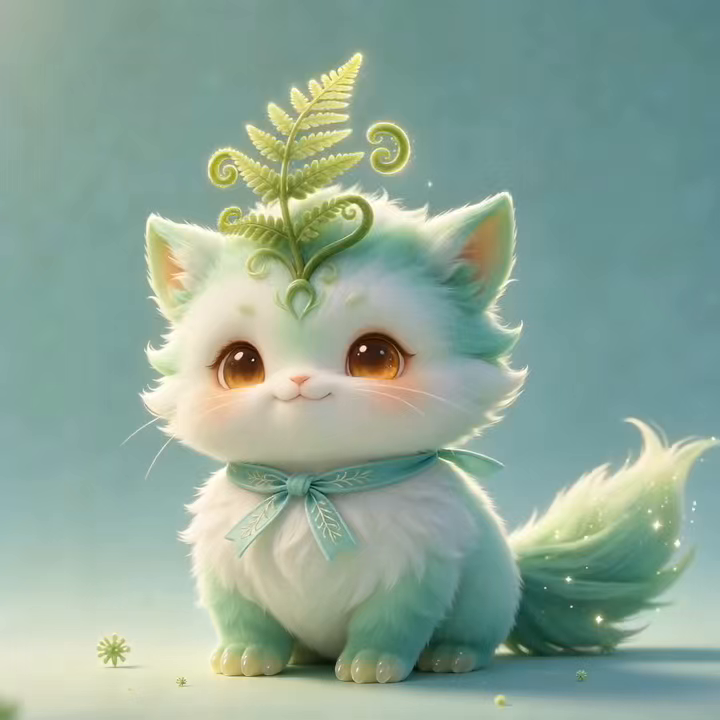
#> input picture reference_frame_00.png, 720 x 720 px
$ python -i video_to_gif.py   (imports and definitions only)   (older library calls are emulated)
#> lines starting #> are read from the running program, lines starting #| are printed output that depends on the picture
# -*- coding: utf-8 -*-
"""
青芽视频→GIF 转换 pipeline v3

输入：VideoGen 输出的 MP4（白底，右下角有视频由 AI 生成 水印）
输出：240×240 微信规格 GIF（白底或透明 + 顶部字幕 + 水印去除）

步骤：
1. imageio 抽帧
2. 自动检测水印（右下角区域扫描 AI 文本亮度规律）
3. 有水印则裁底部区域 + 用 PIL 高仿白底重绘
4. 缩放到 240×240
5. 加字幕层（圆角白底+黑色微软雅黑+绿描边）
6. 抽帧（24fps→降采样到 14 帧）
7. 保存 GIF（≤500KB）

依赖：imageio + imageio-ffmpeg + Pillow
"""
import os
import math
import imageio.v3 as iio
from PIL import Image, ImageDraw, ImageFont, ImageFilter
from typing import List, Tuple, Optional


# ============================================================
# 配置
# ============================================================

EMOJI_SIZE = 240
TARGET_FRAMES = 14            # 循环 GIF 帧数（14 帧 * 100ms ≈ 1.4s）
FRAME_DURATION_MS = 100       # 每帧 ms
WATERMARK_BOTTOM_CROP_PCT = 0.07  # 裁掉底部多少百分比（如水印存在）
WHITE = (255, 255, 255)
FONT_PATH = r"C:/Windows/Fonts/msyh.ttc"

# 中文字体（用于 subtitle 水印位置检测的参考字体）
try:
    FONT_TITLE = ImageFont.truetype(FONT_PATH, 28)
    FONT_WM_DETECT = ImageFont.truetype(FONT_PATH, 12)  # 视频水印大约 12pt
except Exception:
    FONT_TITLE = ImageFont.load_default()
    FONT_WM_DETECT = ImageFont.load_default()


# ============================================================
# 水印检测
# ============================================================

def detect_watermark_bbox(img: Image.Image, search_box=None) -> Optional[Tuple[int, int, int, int]]:
    """
    自动检测右下角水印位置。
    简单实现：扫描右下 1/5 区域，找最深灰区域（认为是水印文字）。
    返回 (x0, y0, x1, y1) bbox 或 None。
    """
    w, h = img.size
    if search_box is None:
        # 只扫描右下 1/5
        x0 = int(w * 0.6)
        y0 = int(h * 0.78)
        crop = img.crop((x0, y0, w, h)).convert("RGB")
    else:
        x0, y0, x1, y1 = search_box
        crop = img.crop(search_box).convert("RGB")
        w, h = (x1 - x0, y1 - y0)
    pw, ph = crop.size
    # 找深色文字像素（亮度 < 150）
    px = crop.load()
    dark_pixels = []
    for y in range(ph):
        for x in range(pw):
            r, g, b = px[x, y]
            if r < 150 and g < 150 and b < 150:
                dark_pixels.append((x, y))
    if len(dark_pixels) < 30:  # 文字像素太少 → 没水印
        return None
    # 取 bbox
    xs = [p[0] for p in dark_pixels]
    ys = [p[1] for p in dark_pixels]
    bx0 = min(xs)
    by0 = min(ys)
    bx1 = max(xs) + 1
    by1 = max(ys) + 1
    # 转回原图坐标系
    return (x0 + bx0, y0 + by0, x0 + bx1, y0 + by1)


def remove_watermark_simple(img: Image.Image, crop_bottom_pct: float = 0.06) -> Image.Image:
    """
    v3 升级：直接裁掉底部 crop_bottom_pct 区域（水印必然在这部分），
    然后用白底重绘边缘。比检测+白方块覆盖更干净。
    """
    w, h = img.size
    crop_h = int(h * crop_bottom_pct)
    if crop_h <= 0:
        return img
    # 裁掉底部
    out = img.crop((0, 0, w, h - crop_h)).copy()
    # 底部填白
    canvas = Image.new("RGB", (w, h), WHITE)
    canvas.paste(out, (0, 0))
    return canvas


# ============================================================
# 字幕层
# ============================================================

def make_caption_layer(text: str, width: int = 240, height: int = 240,
                       font_size: int = 22,
                       anchor: str = "bottom-left",
                       offset_xy: tuple = (10, -10)) -> Image.Image:
    """
    创建 RGBA 字幕层（v3 升级：去掉气泡框，直接文字 + 灵活位置）
    anchor: top-left/top-right/bottom-left/bottom-right/top-center/bottom-center
    """
    layer = Image.new("RGBA", (width, height), (0, 0, 0, 0))
    if not text:
        return layer
    d = ImageDraw.Draw(layer)
    font = ImageFont.truetype(FONT_PATH, font_size)
    try:
        bbox = d.textbbox((0, 0), text, font=font)
        tw, th = bbox[2] - bbox[0], bbox[3] - bbox[1]
        off_x = -bbox[0]
        off_y = -bbox[1]
    except AttributeError:
        tw, th = d.textsize(text, font=font)
        off_x, off_y = 0, 0
    pad = 4
    ox, oy = offset_xy
    if anchor == "top-left":
        x = pad + ox
        y = pad + oy
    elif anchor == "top-right":
        x = width - tw - pad + ox
        y = pad + oy
    elif anchor == "bottom-right":
        x = width - tw - pad + ox
        y = height - th - pad + oy
    elif anchor == "top-center":
        x = (width - tw) // 2 + ox
        y = pad + oy
    else:  # bottom-left default
        x = pad + ox
        y = height - th - pad + oy
    # 浅绿色描边（轻微光晕）
    for dx, dy in [(-1, 0), (1, 0), (0, -1), (0, 1)]:
        d.text((x + dx + off_x, y + dy + off_y), text, font=font, fill=(180, 225, 190, 220))
    # 深绿主色字
    d.text((x + off_x, y + off_y), text, font=font, fill=(30, 70, 45, 255))
    return layer


# ============================================================
# 抽帧 + 水印处理
# ============================================================

def extract_clean_frames(mp4_path: str, target_count: int = TARGET_FRAMES) -> List[Image.Image]:
    """
    从视频抽帧，处理水印，缩放到目标尺寸（再加字幕前）。
    返回 list of PIL RGB images (size = SOURCE_SIZE)。
    """
#> called with mp4_path = '../../reference_frame_00.png', target_count = 14
    frames = list(iio.imiter(mp4_path))
#> frames = 1 item
    n = len(frames)
#> n = 1
    if n == 0:
        return []

    # 均匀抽帧到 target_count
    if n >= target_count:
        indices = [round(i * (n - 1) / (target_count - 1)) for i in range(target_count)]
    else:
        # 视频太短：补帧
        indices = list(range(n))
#> indices = [0]
    pil_frames = []
    for idx in indices:
        arr = frames[idx]
        img = Image.fromarray(arr)
        # 去水印
        img = remove_watermark_simple(img)
        pil_frames.append(img)
#> this loop made 1 pass
#> pass 1, in remove_watermark_simple, `out = img.crop((0, 0, w, h - crop_h)).copy()`:
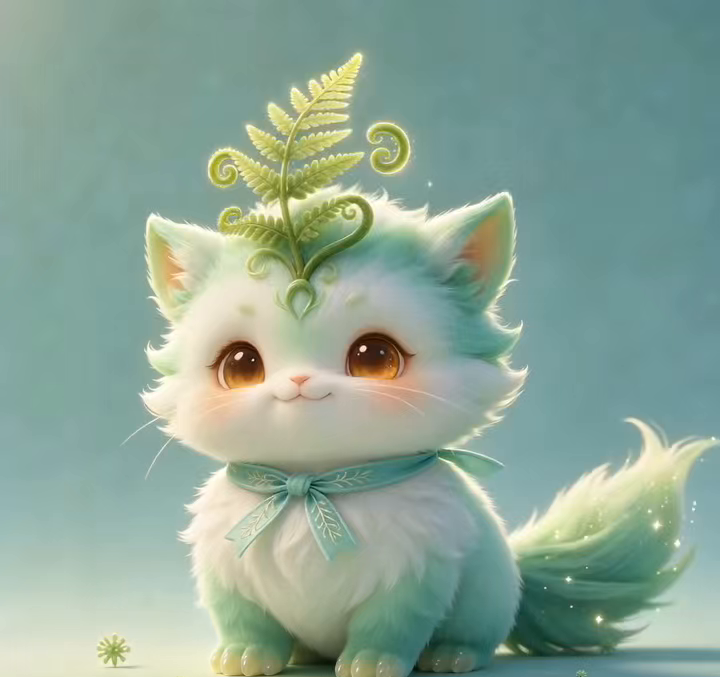
#> out: PIL image 720x677 RGB; mean R, G, B 140.4, 165.4, 150.6
#> pass 1, in extract_clean_frames, `img = remove_watermark_simple(img)`:
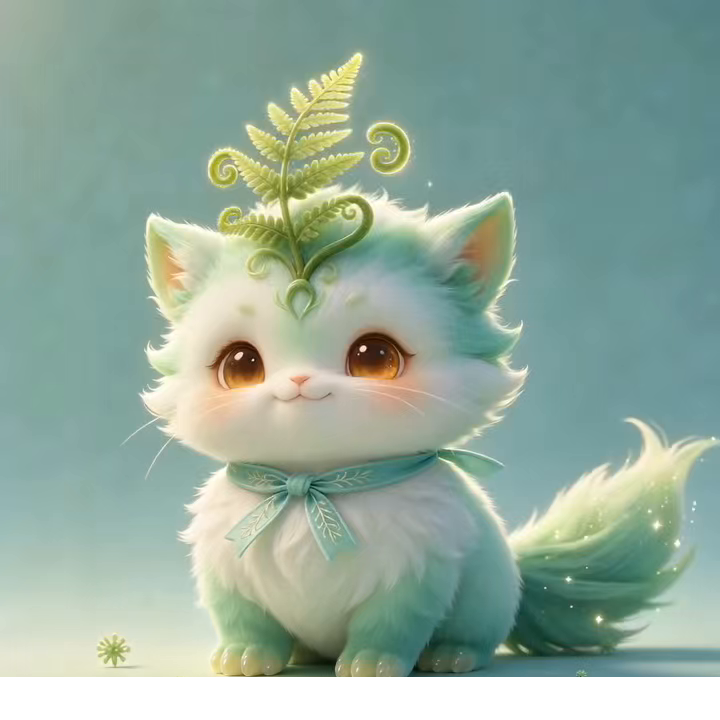
#> img: PIL image 720x720 RGB; mean R, G, B 147.2, 170.7, 156.8
#> arr is the input picture: shape (720, 720, 3); mean R, G, B 142.2, 166.7, 151.8
#> after the loop, pil_frames = 1 item
    return pil_frames


# ============================================================
# GIF 合成
# ============================================================

def make_gif_from_video(
    mp4_path: str,
    out_gif: str,
    caption: str = "",
    size: int = EMOJI_SIZE,
    frames: int = TARGET_FRAMES,
    duration_ms: int = FRAME_DURATION_MS,
    caption_anchor: str = "bottom-left",
    caption_font_size: int = 22,
    transparent_bg: bool = False,
) -> Tuple[str, int]:
    """
    主入口：MP4 → GIF（裁底部去水印+字幕+缩放）
    caption_anchor / caption_font_size 控制字幕位置和字号
    """
    pil_frames = extract_clean_frames(mp4_path, target_count=frames)
#> pil_frames = 1 item
    if not pil_frames:
        return out_gif, 0

    # 字幕层（v3：全画面尺寸、灵活位置，无气泡框）
    cap_layer = make_caption_layer(
        caption, width=size, height=size,
        font_size=caption_font_size,
        anchor=caption_anchor,
    )
#> in make_caption_layer, `layer = Image.new("RGBA", (width, height), (0, 0, 0, 0))`: layer: PIL image 240x240 RGBA; every value is 0

    out_frames = []
    for img in pil_frames:
        small = img.resize((size, size), Image.LANCZOS)
        rgba = small.convert("RGBA")
        if caption:
            rgba.alpha_composite(cap_layer)
        rgb = Image.new("RGB", (size, size), WHITE)
        rgb.paste(rgba, mask=rgba.split()[3])
        out_frames.append(rgb)
#> after the loop, out_frames = 1 item

    out_frames[0].save(
        out_gif,
        save_all=True,
        append_images=out_frames[1:],
        duration=duration_ms,
        loop=0,
        optimize=True,
        disposal=2,
    )
    kb = os.path.getsize(out_gif) // 1024
    return out_gif, kb


# ============================================================
# 测试入口
# ============================================================

# [5 lines not run here, left out]

>>> result = make_gif_from_video('../../reference_frame_00.png', 'out.png')

$ run again, on reference_frame_10.png
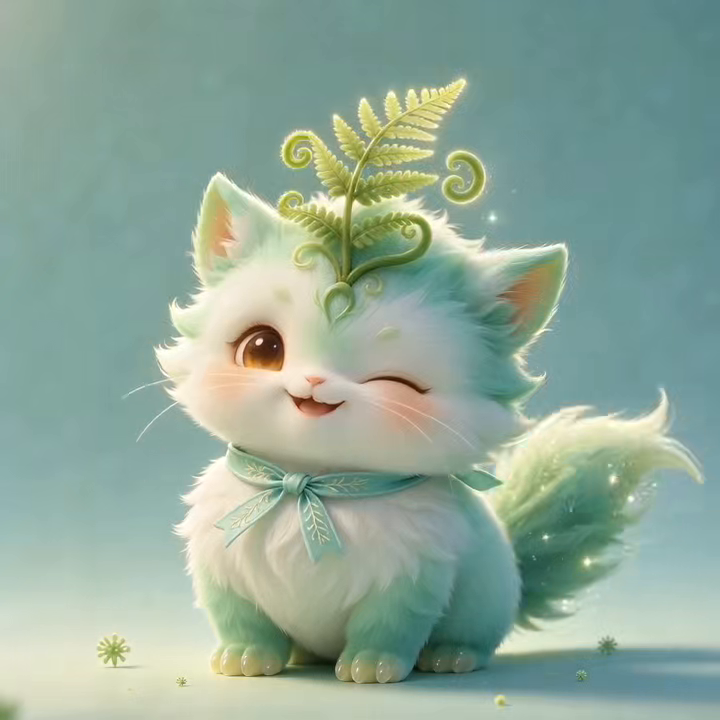
#> input picture reference_frame_10.png, 720 x 720 px
#> frames = 1 item
#> n = 1
#> the loop in extract_clean_frames, `for idx in indices:` made 1 pass
#> pass 1, in remove_watermark_simple, `out = img.crop((0, 0, w, h - crop_h)).copy()`:
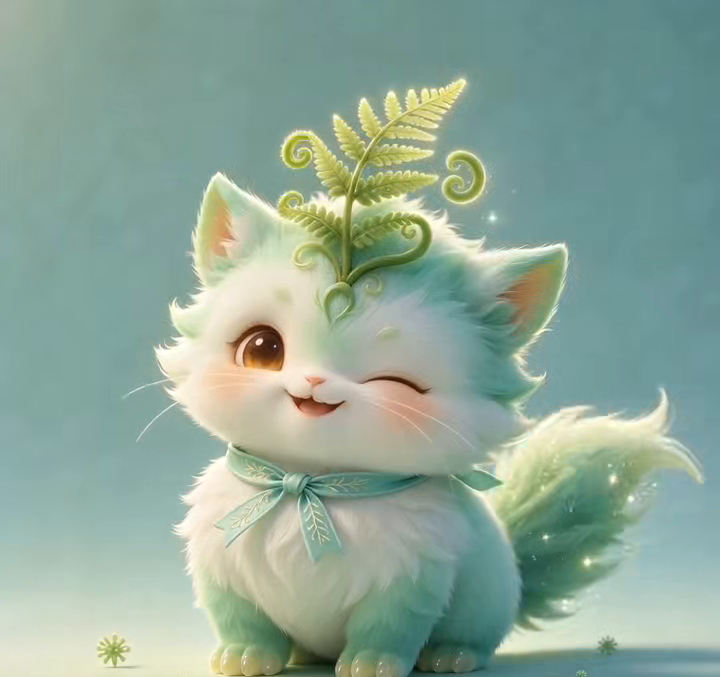
#> out: PIL image 720x677 RGB; mean R, G, B 142.7, 167.2, 152.3
#> pass 1, in extract_clean_frames, `img = remove_watermark_simple(img)`:
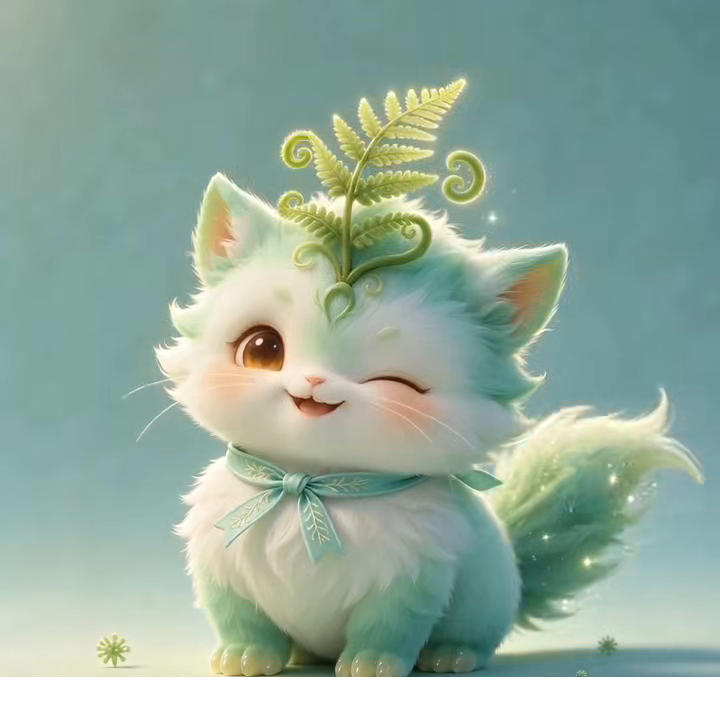
#> img: PIL image 720x720 RGB; mean R, G, B 149.4, 172.5, 158.4
#> in extract_clean_frames, arr is the input picture: shape (720, 720, 3); mean R, G, B 144.5, 168.5, 153.5
#> after the loop in extract_clean_frames, `for idx in indices:`: pil_frames = 1 item
#> layer: PIL image 240x240 RGBA; every value is 0
#> the loop in make_gif_from_video, `for img in pil_frames:` made 1 pass
